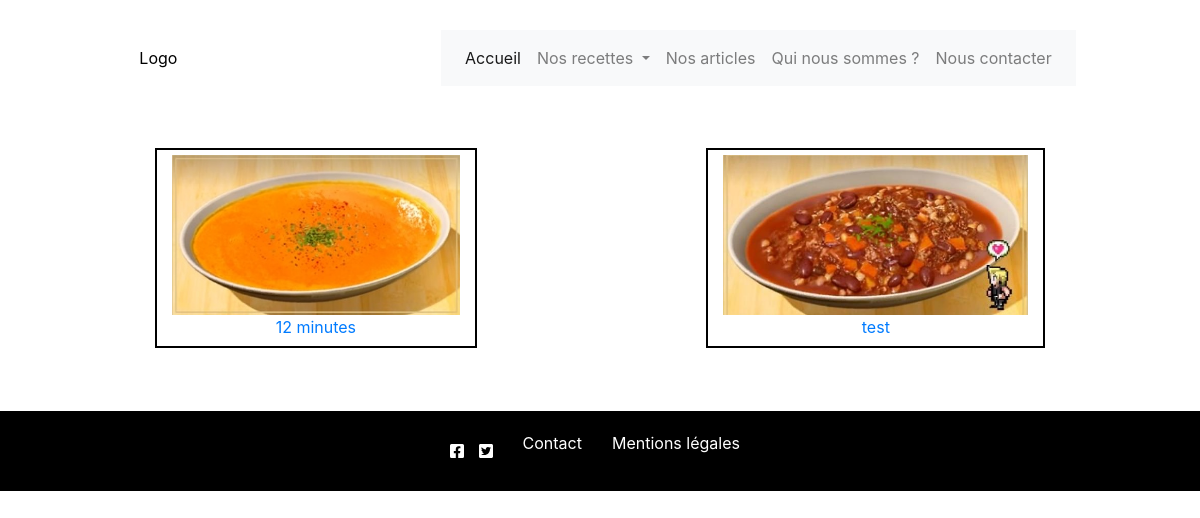
The app's page /front/nosrecettes.php, older data.
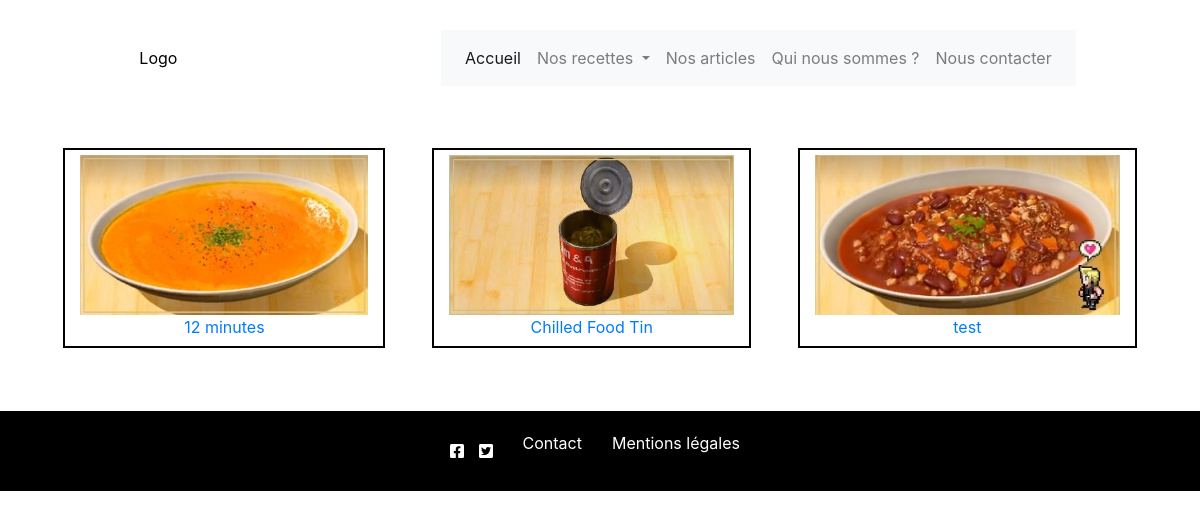
The same page, newer data.
### tables this page shows
CREATE TABLE IF NOT EXISTS `recette` (
  `idRecette` int(4) NOT NULL AUTO_INCREMENT,
  `idOrigine` int(4) NOT NULL,
  `nomRecette` varchar(100) NOT NULL,
  `descriptionRecette` varchar(500) DEFAULT NULL,
  `dureeCuisson` varchar(100) DEFAULT NULL,
  `dureePreparation` varchar(100) DEFAULT NULL,
  `recetteRecette` varchar(5000) DEFAULT NULL,
  `effetsRecette` varchar(500) DEFAULT NULL,
  `idCategorie` int(4) NOT NULL,
  `idImage` int(4) DEFAULT NULL,
  `idEtat` int(4) DEFAULT NULL,
  PRIMARY KEY (`idRecette`),
  KEY `fkOrigine` (`idOrigine`),
  KEY `fkCategorie` (`idCategorie`),
  KEY `fkImage` (`idImage`),
  KEY `fkEtat` (`idEtat`)
);

### front/nosrecettes.php (the view, shortened to what this page needs)
<section id="pageRecette">
  <?php
    $base = connect();
    $requete= $base->query("SELECT * FROM recette ORDER BY nomRecette");
    while($ligne= $requete->fetch(PDO::FETCH_OBJ)){
      $thumbnail = '<figure class="miniRecette">';
      $thumbnail .= '<a href="recette.php?idrecette='.$ligne->idRecette.'">';
      $image= $base->query("SELECT urlImage FROM image WHERE idImage='".$ligne->idImage."'")->fetch(PDO::FETCH_OBJ);
      $image->urlImage = str_replace("_p", "_g", $image->urlImage);
      $thumbnail .= '<img src="'.$image->urlImage.'" alt="'.$ligne->nomRecette.'">';
      $thumbnail .= '<figcaption>'.$ligne->nomRecette.'</figcaption>';
      $thumbnail .= '</a>';
      $thumbnail .= '</figure>';
      echo $thumbnail;
    }
  ?>
</section>

### css/front.css (style rules this page uses)
* { margin:0; padding:0; box-sizing:border-box; }
a,input, textarea { outline:none; }
a { text-decoration: none; display: inline-block; padding: 5px 15px; }
body { font-size: 1.2rem; }
header { justify-content: space-around; align-items: center; padding-top:30px; }
header ul { display: flex; list-style: none; height: 5vh; position: relative; }
header a { color: #000; }
object { width: 15vw; height: 15vh; pointer-events: none; }
#pageRecette { display: flex; justify-content: space-around; flex-wrap: wrap; padding: 5vh; }
.miniRecette { height: 25vh; width: auto; border: 2px solid #000; margin: 2%; text-align: center; }
.miniRecette img { display: inline-block; height: 20vh; }
footer { background-color: #000; color: #fff; height: 10vh; justify-content: center; align-items: center; }
#reseauxSociaux { margin-right:10px ; }
#reseauxSociaux a { padding: 5px; }
footer a { color: #fff; }

Row changes from the older to the newer data that the page shows:
added recette: shows a picture, nomRecette "Chilled Food Tin"
